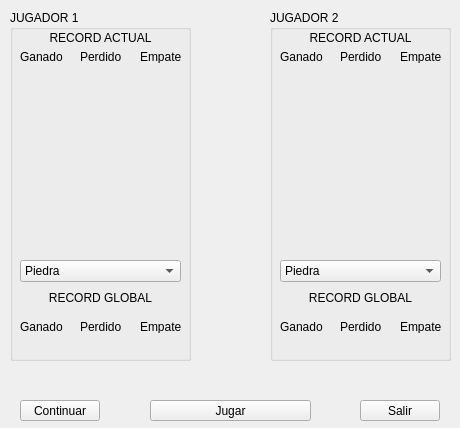
<?xml version="1.0" encoding="UTF-8"?>
<ui version="4.0">
 <class>Form</class>
 <widget class="QWidget" name="Form">
  <property name="geometry">
   <rect>
    <x>0</x>
    <y>0</y>
    <width>460</width>
    <height>428</height>
   </rect>
  </property>
  <property name="windowTitle">
   <string>EQUIPO</string>
  </property>
  <widget class="QPushButton" name="btnJugar">
   <property name="geometry">
    <rect>
     <x>150</x>
     <y>400</y>
     <width>161</width>
     <height>21</height>
    </rect>
   </property>
   <property name="text">
    <string>Jugar</string>
   </property>
   <property name="checkable">
    <bool>false</bool>
   </property>
  </widget>
  <widget class="QGroupBox" name="Jugador1">
   <property name="geometry">
    <rect>
     <x>10</x>
     <y>10</y>
     <width>181</width>
     <height>351</height>
    </rect>
   </property>
   <property name="title">
    <string>JUGADOR 1</string>
   </property>
   <widget class="QComboBox" name="seleccion1">
    <property name="geometry">
     <rect>
      <x>10</x>
      <y>250</y>
      <width>161</width>
      <height>22</height>
     </rect>
    </property>
    <item>
     <property name="text">
      <string>Piedra</string>
     </property>
    </item>
    <item>
     <property name="text">
      <string>Papel</string>
     </property>
    </item>
    <item>
     <property name="text">
      <string>Tijera</string>
     </property>
    </item>
   </widget>
   <widget class="QLabel" name="imgnUser1">
    <property name="geometry">
     <rect>
      <x>10</x>
      <y>90</y>
      <width>161</width>
      <height>151</height>
     </rect>
    </property>
    <property name="text">
     <string/>
    </property>
    <property name="scaledContents">
     <bool>true</bool>
    </property>
   </widget>
   <widget class="QLabel" name="label1">
    <property name="geometry">
     <rect>
      <x>10</x>
      <y>40</y>
      <width>47</width>
      <height>13</height>
     </rect>
    </property>
    <property name="text">
     <string>Ganado</string>
    </property>
   </widget>
   <widget class="QLabel" name="label2">
    <property name="geometry">
     <rect>
      <x>70</x>
      <y>40</y>
      <width>47</width>
      <height>13</height>
     </rect>
    </property>
    <property name="text">
     <string>Perdido</string>
    </property>
   </widget>
   <widget class="QLabel" name="label3">
    <property name="geometry">
     <rect>
      <x>130</x>
      <y>40</y>
      <width>47</width>
      <height>13</height>
     </rect>
    </property>
    <property name="text">
     <string>Empate</string>
    </property>
   </widget>
   <widget class="QLabel" name="RAganado">
    <property name="geometry">
     <rect>
      <x>10</x>
      <y>60</y>
      <width>47</width>
      <height>13</height>
     </rect>
    </property>
    <property name="text">
     <string/>
    </property>
    <property name="alignment">
     <set>Qt::AlignCenter</set>
    </property>
   </widget>
   <widget class="QLabel" name="RAperdido">
    <property name="geometry">
     <rect>
      <x>70</x>
      <y>60</y>
      <width>47</width>
      <height>13</height>
     </rect>
    </property>
    <property name="text">
     <string/>
    </property>
    <property name="alignment">
     <set>Qt::AlignCenter</set>
    </property>
   </widget>
   <widget class="QLabel" name="RAempate">
    <property name="geometry">
     <rect>
      <x>130</x>
      <y>60</y>
      <width>47</width>
      <height>13</height>
     </rect>
    </property>
    <property name="text">
     <string/>
    </property>
    <property name="alignment">
     <set>Qt::AlignCenter</set>
    </property>
   </widget>
   <widget class="QLabel" name="RGperdido">
    <property name="geometry">
     <rect>
      <x>70</x>
      <y>330</y>
      <width>47</width>
      <height>13</height>
     </rect>
    </property>
    <property name="text">
     <string/>
    </property>
    <property name="alignment">
     <set>Qt::AlignCenter</set>
    </property>
   </widget>
   <widget class="QLabel" name="label2_3">
    <property name="geometry">
     <rect>
      <x>70</x>
      <y>310</y>
      <width>47</width>
      <height>13</height>
     </rect>
    </property>
    <property name="text">
     <string>Perdido</string>
    </property>
   </widget>
   <widget class="QLabel" name="RGempate">
    <property name="geometry">
     <rect>
      <x>130</x>
      <y>330</y>
      <width>47</width>
      <height>13</height>
     </rect>
    </property>
    <property name="text">
     <string/>
    </property>
    <property name="alignment">
     <set>Qt::AlignCenter</set>
    </property>
   </widget>
   <widget class="QLabel" name="label3_3">
    <property name="geometry">
     <rect>
      <x>130</x>
      <y>310</y>
      <width>47</width>
      <height>13</height>
     </rect>
    </property>
    <property name="text">
     <string>Empate</string>
    </property>
   </widget>
   <widget class="QLabel" name="RGganado">
    <property name="geometry">
     <rect>
      <x>10</x>
      <y>330</y>
      <width>47</width>
      <height>13</height>
     </rect>
    </property>
    <property name="text">
     <string/>
    </property>
    <property name="alignment">
     <set>Qt::AlignCenter</set>
    </property>
   </widget>
   <widget class="QLabel" name="label1_3">
    <property name="geometry">
     <rect>
      <x>10</x>
      <y>310</y>
      <width>47</width>
      <height>13</height>
     </rect>
    </property>
    <property name="text">
     <string>Ganado</string>
    </property>
   </widget>
   <widget class="QLabel" name="label">
    <property name="geometry">
     <rect>
      <x>10</x>
      <y>280</y>
      <width>161</width>
      <height>16</height>
     </rect>
    </property>
    <property name="text">
     <string>RECORD GLOBAL</string>
    </property>
    <property name="alignment">
     <set>Qt::AlignCenter</set>
    </property>
   </widget>
   <widget class="QLabel" name="label_3">
    <property name="geometry">
     <rect>
      <x>10</x>
      <y>20</y>
      <width>161</width>
      <height>16</height>
     </rect>
    </property>
    <property name="text">
     <string>RECORD ACTUAL</string>
    </property>
    <property name="alignment">
     <set>Qt::AlignCenter</set>
    </property>
   </widget>
  </widget>
  <widget class="QGroupBox" name="Jugador2">
   <property name="geometry">
    <rect>
     <x>270</x>
     <y>10</y>
     <width>181</width>
     <height>351</height>
    </rect>
   </property>
   <property name="title">
    <string>JUGADOR 2</string>
   </property>
   <widget class="QLabel" name="imgnUser2">
    <property name="geometry">
     <rect>
      <x>10</x>
      <y>90</y>
      <width>161</width>
      <height>151</height>
     </rect>
    </property>
    <property name="text">
     <string/>
    </property>
    <property name="scaledContents">
     <bool>true</bool>
    </property>
   </widget>
   <widget class="QComboBox" name="seleccion2">
    <property name="geometry">
     <rect>
      <x>10</x>
      <y>250</y>
      <width>161</width>
      <height>22</height>
     </rect>
    </property>
    <property name="currentText">
     <string>Piedra</string>
    </property>
    <item>
     <property name="text">
      <string>Piedra</string>
     </property>
    </item>
    <item>
     <property name="text">
      <string>Papel</string>
     </property>
    </item>
    <item>
     <property name="text">
      <string>Tijera</string>
     </property>
    </item>
   </widget>
   <widget class="QLabel" name="label1_2">
    <property name="geometry">
     <rect>
      <x>10</x>
      <y>40</y>
      <width>47</width>
      <height>13</height>
     </rect>
    </property>
    <property name="text">
     <string>Ganado</string>
    </property>
   </widget>
   <widget class="QLabel" name="label3_2">
    <property name="geometry">
     <rect>
      <x>130</x>
      <y>40</y>
      <width>47</width>
      <height>13</height>
     </rect>
    </property>
    <property name="text">
     <string>Empate</string>
    </property>
   </widget>
   <widget class="QLabel" name="label2_2">
    <property name="geometry">
     <rect>
      <x>70</x>
      <y>40</y>
      <width>47</width>
      <height>13</height>
     </rect>
    </property>
    <property name="text">
     <string>Perdido</string>
    </property>
   </widget>
   <widget class="QLabel" name="RAempate2">
    <property name="geometry">
     <rect>
      <x>130</x>
      <y>60</y>
      <width>47</width>
      <height>13</height>
     </rect>
    </property>
    <property name="text">
     <string/>
    </property>
    <property name="alignment">
     <set>Qt::AlignCenter</set>
    </property>
   </widget>
   <widget class="QLabel" name="RAganado2">
    <property name="geometry">
     <rect>
      <x>10</x>
      <y>60</y>
      <width>47</width>
      <height>13</height>
     </rect>
    </property>
    <property name="text">
     <string/>
    </property>
    <property name="alignment">
     <set>Qt::AlignCenter</set>
    </property>
   </widget>
   <widget class="QLabel" name="RAperdido2">
    <property name="geometry">
     <rect>
      <x>70</x>
      <y>60</y>
      <width>47</width>
      <height>13</height>
     </rect>
    </property>
    <property name="text">
     <string/>
    </property>
    <property name="alignment">
     <set>Qt::AlignCenter</set>
    </property>
   </widget>
   <widget class="QLabel" name="RGempate2">
    <property name="geometry">
     <rect>
      <x>130</x>
      <y>330</y>
      <width>47</width>
      <height>13</height>
     </rect>
    </property>
    <property name="text">
     <string/>
    </property>
    <property name="alignment">
     <set>Qt::AlignCenter</set>
    </property>
   </widget>
   <widget class="QLabel" name="RGperdido2">
    <property name="geometry">
     <rect>
      <x>70</x>
      <y>330</y>
      <width>47</width>
      <height>13</height>
     </rect>
    </property>
    <property name="text">
     <string/>
    </property>
    <property name="alignment">
     <set>Qt::AlignCenter</set>
    </property>
   </widget>
   <widget class="QLabel" name="label3_4">
    <property name="geometry">
     <rect>
      <x>130</x>
      <y>310</y>
      <width>47</width>
      <height>13</height>
     </rect>
    </property>
    <property name="text">
     <string>Empate</string>
    </property>
   </widget>
   <widget class="QLabel" name="RGganado2">
    <property name="geometry">
     <rect>
      <x>10</x>
      <y>330</y>
      <width>47</width>
      <height>13</height>
     </rect>
    </property>
    <property name="text">
     <string/>
    </property>
    <property name="alignment">
     <set>Qt::AlignCenter</set>
    </property>
   </widget>
   <widget class="QLabel" name="label1_4">
    <property name="geometry">
     <rect>
      <x>10</x>
      <y>310</y>
      <width>47</width>
      <height>13</height>
     </rect>
    </property>
    <property name="text">
     <string>Ganado</string>
    </property>
   </widget>
   <widget class="QLabel" name="label2_4">
    <property name="geometry">
     <rect>
      <x>70</x>
      <y>310</y>
      <width>47</width>
      <height>13</height>
     </rect>
    </property>
    <property name="text">
     <string>Perdido</string>
    </property>
   </widget>
   <widget class="QLabel" name="label_2">
    <property name="geometry">
     <rect>
      <x>10</x>
      <y>280</y>
      <width>161</width>
      <height>16</height>
     </rect>
    </property>
    <property name="text">
     <string>RECORD GLOBAL</string>
    </property>
    <property name="alignment">
     <set>Qt::AlignCenter</set>
    </property>
   </widget>
   <widget class="QLabel" name="label_4">
    <property name="geometry">
     <rect>
      <x>10</x>
      <y>20</y>
      <width>161</width>
      <height>16</height>
     </rect>
    </property>
    <property name="text">
     <string>RECORD ACTUAL</string>
    </property>
    <property name="alignment">
     <set>Qt::AlignCenter</set>
    </property>
   </widget>
  </widget>
  <widget class="QLabel" name="msjJuego">
   <property name="geometry">
    <rect>
     <x>176</x>
     <y>370</y>
     <width>111</width>
     <height>20</height>
    </rect>
   </property>
   <property name="text">
    <string/>
   </property>
   <property name="alignment">
    <set>Qt::AlignCenter</set>
   </property>
  </widget>
  <widget class="QPushButton" name="btnSalir">
   <property name="geometry">
    <rect>
     <x>360</x>
     <y>400</y>
     <width>80</width>
     <height>21</height>
    </rect>
   </property>
   <property name="text">
    <string>Salir</string>
   </property>
  </widget>
  <widget class="QPushButton" name="btnContinuar">
   <property name="geometry">
    <rect>
     <x>20</x>
     <y>400</y>
     <width>80</width>
     <height>21</height>
    </rect>
   </property>
   <property name="text">
    <string>Continuar</string>
   </property>
  </widget>
  <widget class="QLabel" name="MsjSistema1">
   <property name="geometry">
    <rect>
     <x>20</x>
     <y>370</y>
     <width>141</width>
     <height>20</height>
    </rect>
   </property>
   <property name="text">
    <string/>
   </property>
   <property name="textFormat">
    <enum>Qt::MarkdownText</enum>
   </property>
   <property name="alignment">
    <set>Qt::AlignCenter</set>
   </property>
  </widget>
  <widget class="QLabel" name="MsjSistema2">
   <property name="geometry">
    <rect>
     <x>300</x>
     <y>370</y>
     <width>141</width>
     <height>20</height>
    </rect>
   </property>
   <property name="text">
    <string/>
   </property>
   <property name="textFormat">
    <enum>Qt::MarkdownText</enum>
   </property>
   <property name="alignment">
    <set>Qt::AlignCenter</set>
   </property>
  </widget>
 </widget>
 <resources/>
 <connections/>
</ui>
